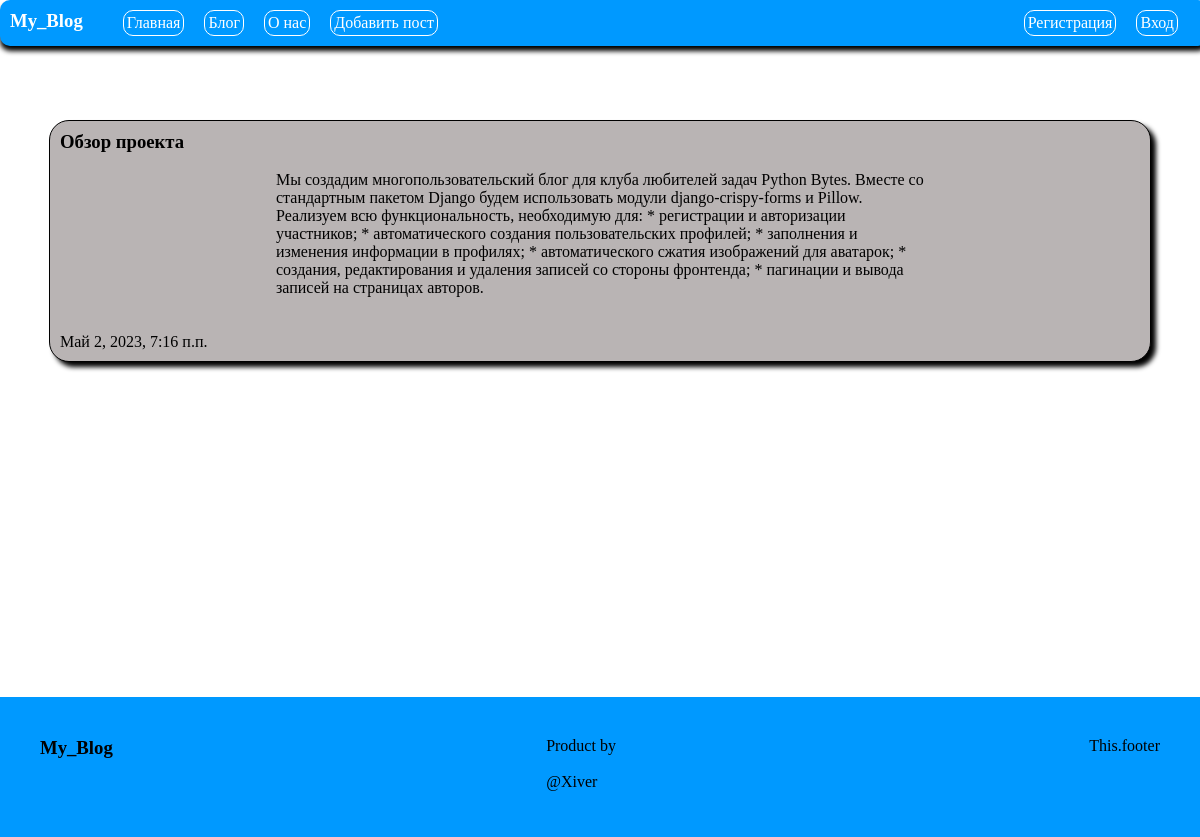
/blog/1, run on an earlier commit of the app's database.
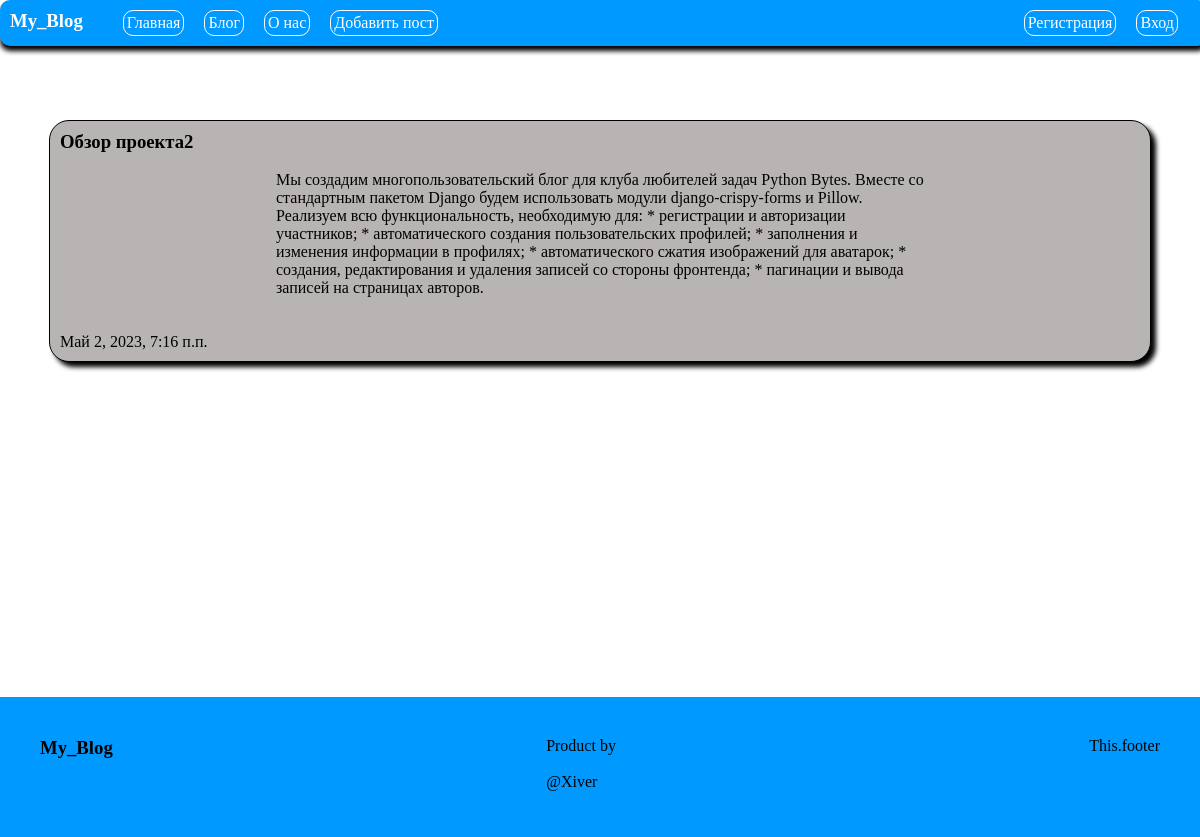
And on a later commit of the database.
### blog/models.py (models this page shows, shortened)
class Post(models.Model):
    title = models.CharField('Заголовок', max_length=50)
    anons = models.CharField('Анонс', max_length=250)
    text = models.TextField('Статья')
    date = models.DateTimeField('Дата публикации')
    class Meta:
        verbose_name = 'Новость'
        verbose_name_plural = 'Новости'

### blog/views.py (the view)
# urls.py: path('blog/<int:pk>', views.PostsView.as_view(), name='post'),
class PostsView(DetailView): # Класс динамических страниц,наслед. от DetailView
    model = Post             # Указать модель с которой работаем
    template_name = 'blog/post.html' #Указать какой шаблон будет обрабатывать
    context_object_name = 'post' #Ключ для передачи в шаблон

### blog/templates/blog/post.html (shortened to what this page needs)
{% extends "blog/layout.html" %}
{% block content %}
<main>
    <div class="card">
        <h3>{{ post.title }}</h3><br>
        <div class="text_post">
            <p>{{ post.text }}</p>
        </div><br>
        <p>{{ post.author }}</p><br>
        <p>{{ post.date }}</p>
    </div>
</main>
{% endblock %}

What changed in the data, as far as the page shows it:
changed Post: title "Обзор проекта" → "Обзор проекта2"
